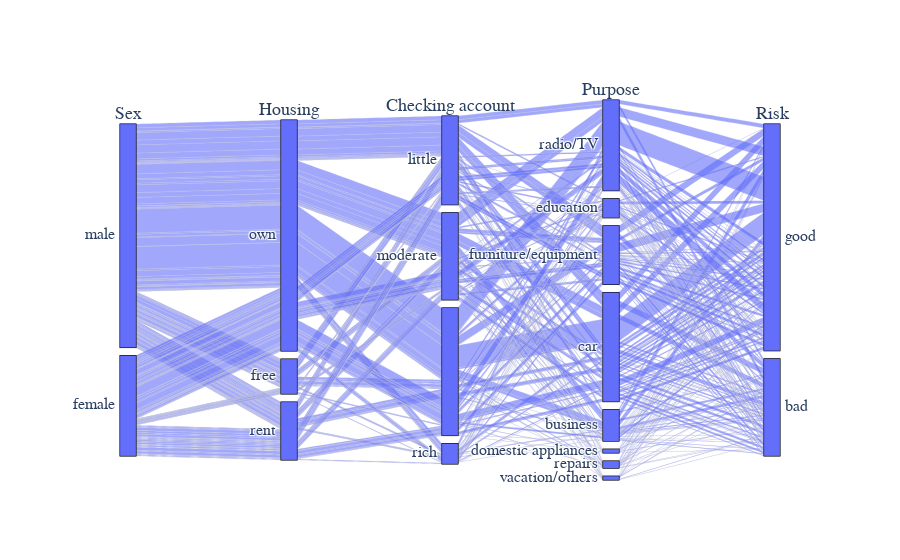

The code cell stored with this chart in its notebook:
### Code cell
import ipywidgets as widgets
# Create dimensions
gender_dim = go.parcats.Dimension(values=credit.Sex, label="Sex")
Housing_dim = go.parcats.Dimension(values=credit.Housing, label="Housing")
#Saving_accounts_dim = go.parcats.Dimension(values=credit['Saving accounts'], label="Saving accounts")
Checking_account_dim = go.parcats.Dimension(values=credit['Checking account'], label="Checking account")
Purpose_dim = go.parcats.Dimension(values=credit.Purpose, label="Purpose")
Risk_dim = go.parcats.Dimension(values=credit.Risk, label="Risk")
# Create parcats trace
color = np.zeros(len(credit), dtype='uint8')
colorscale = [[0, 'gray'], [0.33, 'firebrick'],
              [0.33, 'firebrick'], [0.66, 'blue'],
              [0.66, 'blue'], [1.0, 'green']]


fig = go.Figure(data = [go.Parcats(dimensions=[gender_dim, Housing_dim,Checking_account_dim,Purpose_dim,Risk_dim],
        #line={'color':color,'colorscale': colorscale},
         hoveron='color', hoverinfo='count+probability',
        labelfont={'size': 18, 'family': 'Times'},
        tickfont={'size': 16, 'family': 'Times'},
        arrangement='freeform')])

fig.show()

### Figure 1 — Plotly figure (JSON) as saved in the notebook; plotly's stock layout.template omitted (floating-point values rounded to 4 significant figures; data arrays with more than 128 entries replaced by an {"elided": "..."} marker saying what was removed)
{"data": [{"arrangement": "freeform", "dimensions": [{"label": "Sex", "values": {"elided": "1000 str values"}}, {"label": "Housing", "values": {"elided": "1000 str values"}}, {"label": "Checking account", "values": {"elided": "1000 str values"}}, {"label": "Purpose", "values": {"elided": "1000 str values"}}, {"label": "Risk", "values": {"elided": "1000 str values"}}], "hoverinfo": "count+probability", "hoveron": "color", "labelfont": {"family": "Times", "size": 18}, "tickfont": {"family": "Times", "size": 16}, "type": "parcats"}], "layout": {}}
